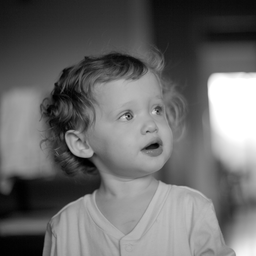
#> input picture 0323.png, 256 x 256 px, shrunk from 1024 x 1024 before the run
$ python sr.py   (older library calls are emulated)
#> lines starting #> are read from the running program, lines starting #| are printed output that depends on the picture; after the words box and inside, x2 and y2 are one past the last pixel; in counts of white or black regions, pixels touching at a corner belong together
# package
import copy as cp
import pywt as pw
import numpy as np
import skimage.io
import skimage.metrics
import scipy.fftpack

# quality factor
QF = 50

# quadrature mirror filter
QMF = 'sym12'

# decomposition level
DLV = 1

# outer iteration
OUT_ITR = 3

# inner iteration
INN_ITR = 200

# regularization parameter
REG_PRM = 1.0

# penalty parameter
PEN_PRM = 0.01

# quntization table
QTZ_TBL = np.array([
    [16, 11, 10, 16,  24,  40,  51,  61],
    [12, 12, 14, 19,  26,  58,  60,  55],
    [14, 13, 16, 24,  40,  57,  69,  56],
    [14, 17, 22, 29,  51,  87,  80,  62],
    [18, 22, 37, 56,  68, 109, 103,  77],
    [24, 35, 55, 64,  81, 104, 113,  92],
    [49, 64, 78, 87, 103, 121, 120, 101],
    [72, 92, 95, 98, 112, 100, 103,  99]])

# # # # # # # # # # # # # # # # # # # # # # # # # # # # # # # #

def bdct2(img):

    row = img.shape[0]
    col = img.shape[1]
    cff = skimage.util.view_as_blocks(img, (8, 8))
    cff = scipy.fftpack.dct(cff, axis=2, norm='ortho')
    cff = scipy.fftpack.dct(cff, axis=3, norm='ortho')
    cff = np.reshape(cff.swapaxes(1, 2), (row, col))
    return cff

def bidct2(cff):

    row = cff.shape[0]
    col = cff.shape[1]
    img = skimage.util.view_as_blocks(cff, (8, 8))
    img = scipy.fftpack.idct(img, axis=2, norm='ortho')
    img = scipy.fftpack.idct(img, axis=3, norm='ortho')
    img = np.reshape(img.swapaxes(1, 2), (row, col))
    return img

def fienup(anc_vec, con_upp, con_low):

    # initial guess
    rec_vec = anc_vec

    for inn_itr in range(INN_ITR):

        # copy
        cpy_vec = cp.deepcopy(rec_vec)

        # thresholding
        rec_vec = pw.swt2(rec_vec, QMF, DLV, norm=True)

        for d in range(DLV):
            # LL
            rec_vec[d] = list(rec_vec[d])
            rec_vec[d][0] = pw.threshold(rec_vec[d][0], REG_PRM)

            # LH, HL, and HH
            rec_vec[d][1] = list(rec_vec[d][1])
            rec_vec[d][1][0] = pw.threshold(rec_vec[d][1][0], REG_PRM)
            rec_vec[d][1][1] = pw.threshold(rec_vec[d][1][1], REG_PRM)
            rec_vec[d][1][2] = pw.threshold(rec_vec[d][1][2], REG_PRM)

        rec_vec = pw.iswt2(rec_vec, QMF, DLV)

        # proximal mapping for inner product
        rec_vec = rec_vec + PEN_PRM * anc_vec

        # projection
        rec_vec = bdct2(rec_vec)
        rec_vec = np.minimum(rec_vec, con_upp)
        rec_vec = np.maximum(rec_vec, con_low)
        rec_vec = bidct2(rec_vec)

        # acceleration
        rec_vec = rec_vec + (inn_itr - 1) * (rec_vec - cpy_vec) / (inn_itr + 2)

    return rec_vec


if __name__ == '__main__':

    # original image
    org_img = skimage.io.imread('0323.png')
#> org_img is the input picture: shape (256, 256); min 0, max 255, mean 106

    # image size
    row = org_img.shape[0]
#> row = 256
    col = org_img.shape[1]
#> col = 256

    # make table
    if QF < 50:
        QTZ_TBL = np.round(((5000 / QF) * QTZ_TBL + 50) / 100)
    else:
        QTZ_TBL = np.round(((200 - 2 * QF) * QTZ_TBL + 50) / 100)

    # replicate quantization table
    rep_qtz_tbl = np.tile(QTZ_TBL, [row >> 3, col >> 3])

    # original coefficient
    org_cff = bdct2(org_img)

    # quantization index in JPEG
    qtz_ind_jpg = np.array(np.round(org_cff / rep_qtz_tbl), np.int64)

    # quantization index in our method
    qtz_ind_our = np.abs(qtz_ind_jpg)
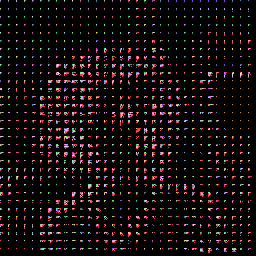
#> qtz_ind_our: shape (256, 256) int64; 117 distinct labels, from 0 to 128; one colour per label, 0 black

    # inverse quantization
    deg_cff_jpg = np.array(qtz_ind_jpg, np.float) * rep_qtz_tbl
    deg_cff_our = np.array(qtz_ind_our, np.float) * rep_qtz_tbl

    # upper constraint
    con_upp = +np.array(deg_cff_our, np.float)

    # lower constraint
    con_low = -np.array(deg_cff_our, np.float)
    con_low[0:row:8, 0:col:8] = -con_low[0:row:8, 0:col:8]
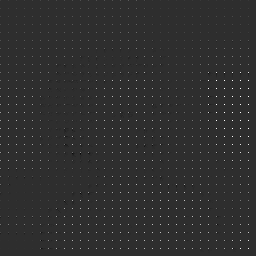
#> con_low: shape (256, 256) float64; min -456, max 2048, mean 10.9; drawn with min black and max white

    # anchor vector
    anc_vec = bidct2((con_upp + con_low) / 2)

    # sign retrieval via cascaded Fienup algorithm
    for out_itr in range(OUT_ITR):
        rec_img = fienup(anc_vec, con_upp, con_low)
        anc_vec = rec_img

    # original sign
    org_sgn = np.sign(qtz_ind_jpg)
#> org_sgn: shape (256, 256) int64; 3 distinct labels, from -1 to 1
    org_sgn[0:row:8, 0:col:8] = 0
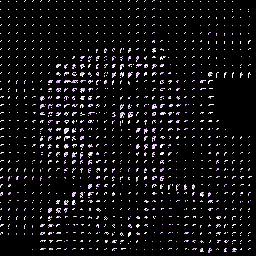
#> org_sgn: shape (256, 256) int64; 3 distinct labels, from -1 to 1; one colour per label, 0 black, -1 white

    # recovered sign
    rec_sgn = np.sign(bdct2(rec_img))
    rec_sgn[np.where(rec_sgn == 0)] = 1
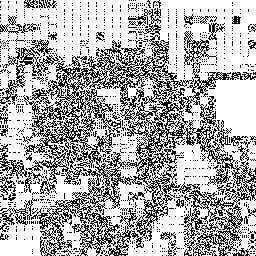
#> rec_sgn: shape (256, 256) float64; values -1 (black) and 1 (white), 68.6% white; black in thin lines or dots
    rec_sgn[0:row:8, 0:col:8] = 0
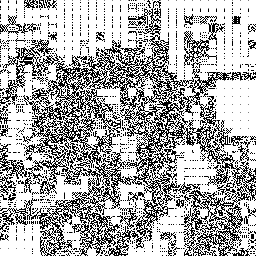
#> rec_sgn: shape (256, 256) float64; 1.56% of pixels changed, all inside (x1, y1, x2, y2) = (0, 0, 249, 249); drawn with min black and max white
    rec_sgn[np.where(qtz_ind_our == 0)] = 0

    # bit plane to be transmitted
    bit_pln = org_sgn * rec_sgn
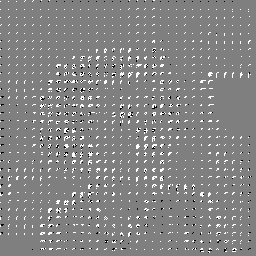
#> bit_pln: shape (256, 256) float64; min -1, max 1, mean 0.046; drawn with min black and max white

    # probability of residual
    num_pos = np.count_nonzero(bit_pln == +1)
    num_neg = np.count_nonzero(bit_pln == -1)
    prb_pos = num_pos / (num_pos + num_neg)
    prb_neg = num_neg / (num_pos + num_neg)

    # residual bits per significant index
    bit_ind = -(prb_pos * np.log2(prb_pos) + prb_neg * np.log2(prb_neg))
    print("Entropy of residual was {0:6.4f} [bits].".format(bit_ind))
#| Entropy of residual was 0.6798 [bits].

    # reconstructed image
    rec_img = np.round(rec_img)
    rec_img = np.maximum(rec_img, 0)
    rec_img = np.minimum(rec_img, 255)
    rec_img = np.array(rec_img, np.uint8)
    skimage.io.imsave('rec.png', rec_img)

    # random image
    rec_img = np.sign(np.random.randn(row, col))
    rec_img = rec_img * deg_cff_jpg
    rec_img[0:row:8, 0:col:8] = deg_cff_jpg[0:row:8, 0:col:8]
#> rec_img: shape (256, 256) float64; min -420, max 2048, mean 13.3
    rec_img = bidct2(rec_img)
    rec_img = np.round(rec_img)
    rec_img = np.maximum(rec_img, 0)
    rec_img = np.minimum(rec_img, 255)
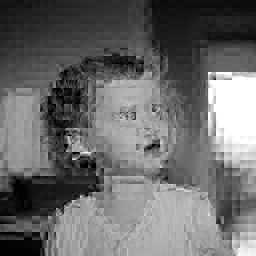
#> rec_img: shape (256, 256) float64; min 0, max 255, mean 106
    rec_img = np.array(rec_img, np.uint8)
    skimage.io.imsave('rnd.png', rec_img)

    # JPEG
    rec_img = bidct2(deg_cff_jpg)
    rec_img = np.round(rec_img)
    rec_img = np.maximum(rec_img, 0)
    rec_img = np.minimum(rec_img, 255)
    rec_img = np.array(rec_img, np.uint8)
    skimage.io.imsave('jpg.png', rec_img)
